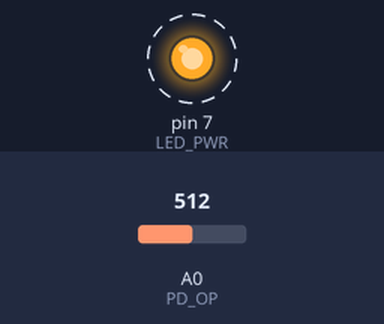
The sketch below on a simulated Arduino Uno, built with avr-gcc and run on an emulated ATmega328P. Shown: output pins drawn as LEDs (lit = HIGH). Dashed ring = blinking. Inputs (shaded band) come from the test bench; at power-on: A0 (PD_OP) = 512. What the sketch prints to the serial monitor is not drawn.

Above: at 0.5 s.
Timing chart, 0 to 4.6 s (numbered marks = the images above):
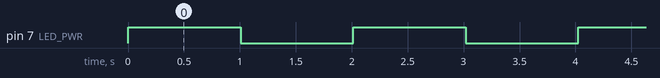

Measured:
- by itself, pin 7 (LED_PWR): alternates HIGH for 1.0 s and LOW for 1.0 s

The sketch:

GCODe_Mini_Setup.ino
```cpp
#define PD_OP  A0
#define LED_PWR   7

int i;

void setup() {
  analogReference(EXTERNAL);
  pinMode(LED_PWR, OUTPUT);
  pinMode(PD_OP, INPUT);
  Serial.begin(115200);
}

void loop() {
  digitalWrite(LED_PWR, HIGH);
  for(i=0;i<20;i++)
  {
    Serial.print("1024");
    Serial.print("\t");
    Serial.println(analogRead(PD_OP));
    delay(50);
  }
  digitalWrite(LED_PWR, LOW);
  for(i=0;i<20;i++)
  {
    Serial.print("0");
    Serial.print("\t");
    Serial.println(analogRead(PD_OP));
    delay(50);
  }
}
```
